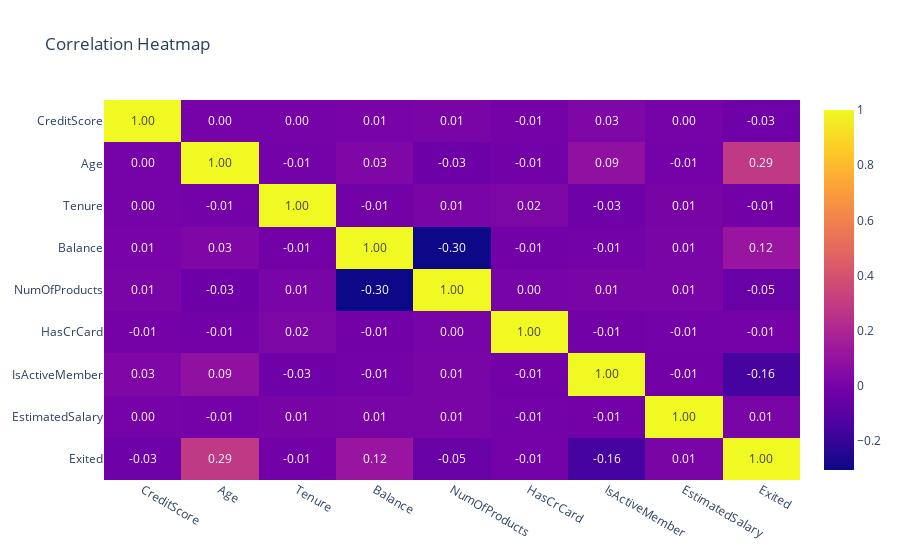

Write notebook code for a chart like this one.
### Code cell
import plotly.express as px

corr_matrix = data[numerical_cols].corr()

fig = px.imshow(
    corr_matrix,
    text_auto=".2f",
    aspect="auto",
    title="Correlation Heatmap"
)

fig.show()

### Figure 1 — Plotly figure (JSON) as saved in the notebook; plotly's stock layout.template omitted (floating-point values rounded to 4 significant figures)
{"data": [{"coloraxis": "coloraxis", "hovertemplate": "x: %{x}<br>y: %{y}<br>color: %{z}<extra></extra>", "name": "0", "texttemplate": "%{z:.2f}", "type": "heatmap", "x": ["CreditScore", "Age", "Tenure", "Balance", "NumOfProducts", "HasCrCard", "IsActiveMember", "EstimatedSalary", "Exited"], "xaxis": "x", "y": ["CreditScore", "Age", "Tenure", "Balance", "NumOfProducts", "HasCrCard", "IsActiveMember", "EstimatedSalary", "Exited"], "yaxis": "y", "z": [[1.0, -0.003965, 0.0008419, 0.006268, 0.01224, -0.005458, 0.02565, -0.001384, -0.02709], [-0.003965, 1.0, -0.009997, 0.02831, -0.03068, -0.01172, 0.08547, -0.007201, 0.2853], [0.0008419, -0.009997, 1.0, -0.01225, 0.01344, 0.02258, -0.02836, 0.007784, -0.014], [0.006268, 0.02831, -0.01225, 1.0, -0.3042, -0.01486, -0.01008, 0.0128, 0.1185], [0.01224, -0.03068, 0.01344, -0.3042, 1.0, 0.003183, 0.009612, 0.0142, -0.04782], [-0.005458, -0.01172, 0.02258, -0.01486, 0.003183, 1.0, -0.01187, -0.009933, -0.007138], [0.02565, 0.08547, -0.02836, -0.01008, 0.009612, -0.01187, 1.0, -0.01142, -0.1561], [-0.001384, -0.007201, 0.007784, 0.0128, 0.0142, -0.009933, -0.01142, 1.0, 0.0121], [-0.02709, 0.2853, -0.014, 0.1185, -0.04782, -0.007138, -0.1561, 0.0121, 1.0]]}], "layout": {"coloraxis": {"colorscale": [[0, "#0d0887"], [0.1111, "#46039f"], [0.2222, "#7201a8"], [0.3333, "#9c179e"], [0.4444, "#bd3786"], [0.5556, "#d8576b"], [0.6667, "#ed7953"], [0.7778, "#fb9f3a"], [0.8889, "#fdca26"], [1, "#f0f921"]]}, "title": {"text": "Correlation Heatmap"}, "xaxis": {"anchor": "y", "domain": [0, 1]}, "yaxis": {"anchor": "x", "autorange": "reversed", "domain": [0, 1]}}}
